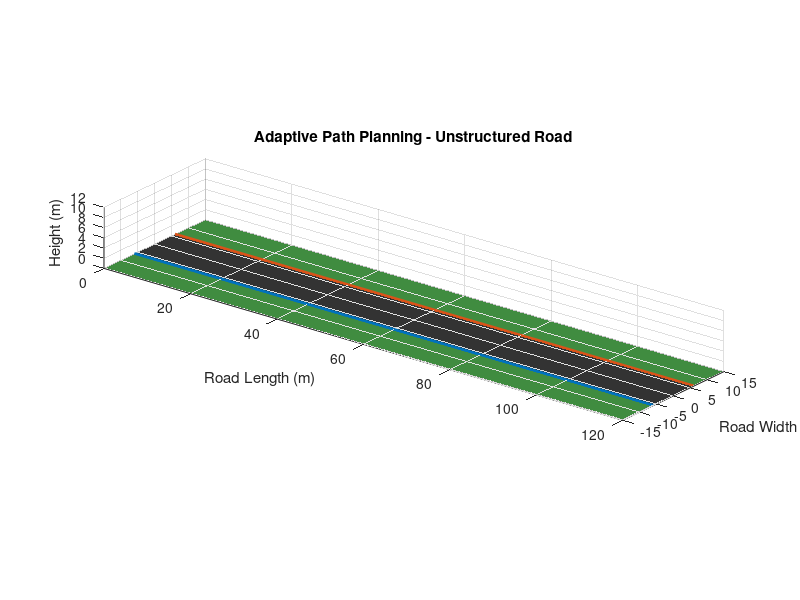

Write the MATLAB code that produced this figure. (Note: this script raises an error after producing the figure.)
clear;
clc;
close all;

%% ============================================
% ADAPTIVE PATH PLANNING
% PHASE 1 - CUSTOM 3D DRIVING ENVIRONMENT
% No Automated Driving Toolbox required
% =============================================

%% Create figure
fig = figure('Name','Adaptive Path Planning - 3D Simulation', ...
             'NumberTitle','off');

ax = axes(fig);
hold(ax,'on');
grid(ax,'on');

axis(ax,'equal');
xlim(ax,[0 120]);
ylim(ax,[-15 15]);
zlim(ax,[0 12]);

xlabel(ax,'Road Length (m)');
ylabel(ax,'Road Width (m)');
zlabel(ax,'Height (m)');

title(ax,'Adaptive Path Planning - Unstructured Road');

view(ax,38,22);

%% ============================================
% CREATE GROUND
%% ============================================

patch(ax, ...
    [0 120 120 0], ...
    [-15 -15 15 15], ...
    [0 0 0 0], ...
    [0.25 0.55 0.25], ...
    'EdgeColor','none');

%% ============================================
% CREATE ROAD
%% ============================================

roadWidth = 12;

patch(ax, ...
    [0 120 120 0], ...
    [-roadWidth/2 -roadWidth/2 roadWidth/2 roadWidth/2], ...
    [0.05 0.05 0.05 0.05], ...
    [0.20 0.20 0.20], ...
    'EdgeColor','none');

%% Road boundaries

plot3(ax,[0 120],[-6 -6],[0.07 0.07], ...
    'LineWidth',2);

plot3(ax,[0 120],[6 6],[0.07 0.07], ...
    'LineWidth',2);

%% ============================================
% CREATE SIMPLE ROAD-SIDE OBJECTS
%% ============================================

for x = 10:15:115

    % Left side
    createCuboid(ax,[x -10 1], ...
        1.2,1.2,2,[0.45 0.30 0.15]);

    % Right side
    createCuboid(ax,[x+5 10 1], ...
        1.2,1.2,2,[0.45 0.30 0.15]);

end

%% ============================================
% CREATE EGO VEHICLE
%% ============================================

egoX = 5;
egoY = 0;

carLength = 4.5;
carWidth  = 2;
carHeight = 1.2;

egoBody = createCuboid(ax, ...
    [egoX egoY carHeight/2], ...
    carLength,carWidth,carHeight, ...
    [0.1 0.4 0.9]);

%% Car roof

egoRoof = createCuboid(ax, ...
    [egoX egoY 1.45], ...
    2.4,1.7,0.7, ...
    [0.15 0.25 0.45]);

%% ============================================
% CREATE ROAD PATH
%% ============================================

pathX = linspace(5,110,200);
pathY = zeros(size(pathX));

plot3(ax,pathX,pathY, ...
    0.12*ones(size(pathX)), ...
    '--', ...
    'LineWidth',2);

%% ============================================
% STATUS DISPLAY
%% ============================================

statusText = text(ax,5,-13,10, ...
    'SYSTEM STATUS: RUNNING', ...
    'FontSize',13, ...
    'FontWeight','bold');

speedText = text(ax,5,-13,8, ...
    'Speed: 0 km/h', ...
    'FontSize',12);

%% ============================================
% VEHICLE MOVEMENT
%% ============================================

speed = 30;       % km/h

for x = 5:0.4:110

    egoX = x;

    %% Calculate new body vertices
    bodyVertices = cuboidVertices( ...
        [egoX egoY carHeight/2], ...
        carLength,carWidth,carHeight);

    roofVertices = cuboidVertices( ...
        [egoX egoY 1.45], ...
        2.4,1.7,0.7);

    %% Move vehicle
    set(egoBody,'Vertices',bodyVertices);
    set(egoRoof,'Vertices',roofVertices);

    %% Update dashboard information
    set(speedText,'String', ...
        ['Speed: ' num2str(speed) ' km/h']);

    %% Camera follows vehicle
    if egoX > 25

        xlim(ax,[egoX-25 egoX+35]);

    end

    drawnow;

    pause(0.03);

end

set(statusText,'String', ...
    'SYSTEM STATUS: DESTINATION REACHED');

disp('3D Simulation Completed Successfully');


%% ============================================
% LOCAL FUNCTIONS
%% ============================================

function h = createCuboid(ax,center,L,W,H,color)

    vertices = cuboidVertices(center,L,W,H);

    faces = [
        1 2 3 4
        5 8 7 6
        1 5 6 2
        2 6 7 3
        3 7 8 4
        4 8 5 1
    ];

    h = patch(ax, ...
        'Vertices',vertices, ...
        'Faces',faces, ...
        'FaceColor',color, ...
        'EdgeColor',[0.1 0.1 0.1]);

end


function vertices = cuboidVertices(center,L,W,H)

    x = center(1);
    y = center(2);
    z = center(3);

    x1 = x - L/2;
    x2 = x + L/2;

    y1 = y - W/2;
    y2 = y + W/2;

    z1 = z - H/2;
    z2 = z + H/2;

    vertices = [
        x1 y1 z1
        x2 y1 z1
        x2 y2 z1
        x1 y2 z1

        x1 y1 z2
        x2 y1 z2
        x2 y2 z2
        x1 y2 z2
    ];

end
